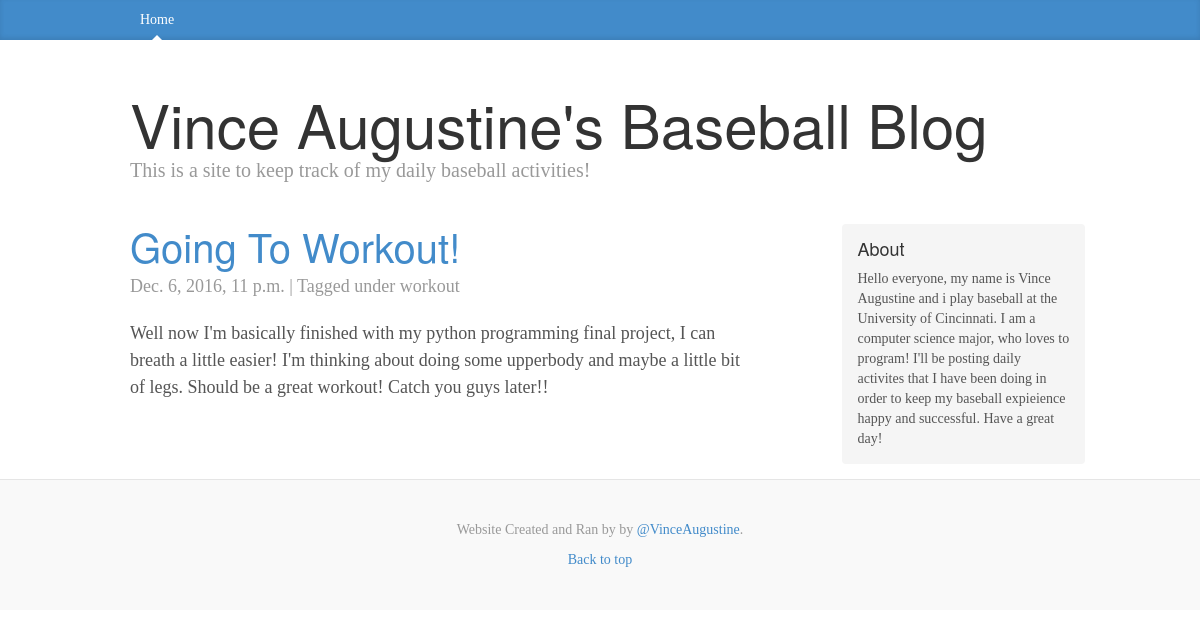
The page /entry/going-workout on the database its author committed.
### blog/models.py (models this page shows, shortened)
class Entry(models.Model):
    title = models.CharField(max_length=200)
    body = models.TextField()
    slug = models.SlugField(max_length=200, unique=True)
    publish = models.BooleanField(default=True)
    created = models.DateTimeField(auto_now_add=True)
    modified = models.DateTimeField(auto_now=True)
    tags = models.ManyToManyField(Tag)
    objects = EntryQuerySet.as_manager()
    class Meta:
        verbose_name = "Blog Entry"
        verbose_name_plural = "Blog Entries"
        ordering = ["-created"]

class Tag(models.Model):
    slug = models.SlugField(max_length=200, unique=True)
    def __str__(self):
        return self.slug

### blog/views.py (the view)
# urls.py: url(r'^entry/(?P<slug>\S+)$', views.BlogDetail.as_view(), name="entry_detail"),
class BlogDetail(generic.DetailView):
    model = models.Entry
    template_name = "post.html"

### templates/post.html
{% extends "base.html" %}
{% load django_markdown %}
{% block blog_entries %}
  <div class="post">
    <h2><a href="{% url "entry_detail" slug=object.slug %}">{{ object.title }}</a></h2>
    <p class="meta">
      {{ object.created }} |
      Tagged under {{  object.tags.all|join:", " }}
    </p>
    {{ object.body|markdown }}
  </div>
{% endblock %}

### static/css/blog.css (style rules this page uses)
body { font-family: Georgia, "Times New Roman", Times, serif; color: #555; }
h1, .h1, h2, .h2, h3, .h3, h4, .h4, h5, .h5, h6, .h6 { margin-top: 0; font-family: "Helvetica Neue", Helvetica, Arial, sans-serif; font-weight: normal; color: #333; }
.post { margin-bottom: 60px; }
div.post h2:first-child { margin-bottom: 5px; font-size: 40px; }
.meta { margin-bottom: 20px; color: #999; }

### rows shown on the page
Entry: title "Going To Workout!", created "Dec. 6, 2016, 11 p.m.", tags.all "workout", body "Well now I'm basically finished with my python programming final project, I can breath a little easier! I'm thinking about doing some upperbody and maybe a little bit of legs. Should be a great workout! Catch you guys later!!"
